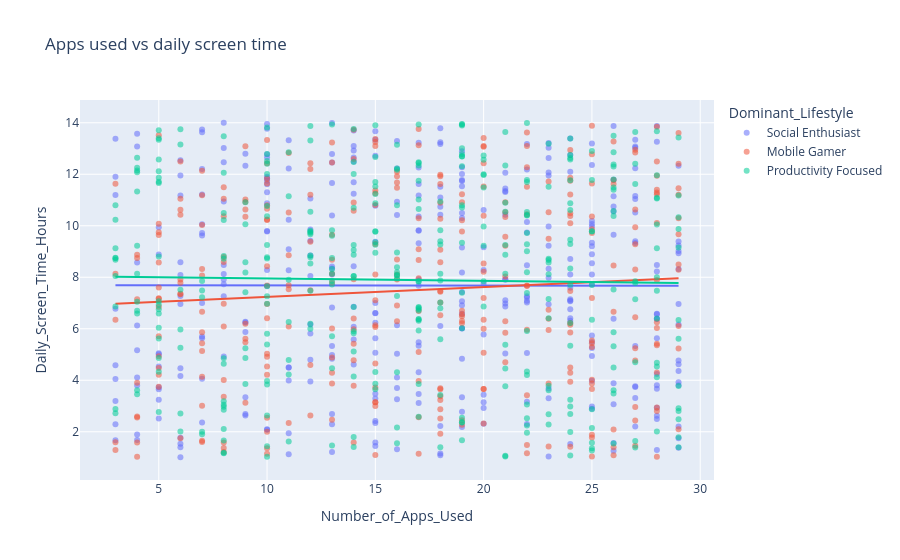
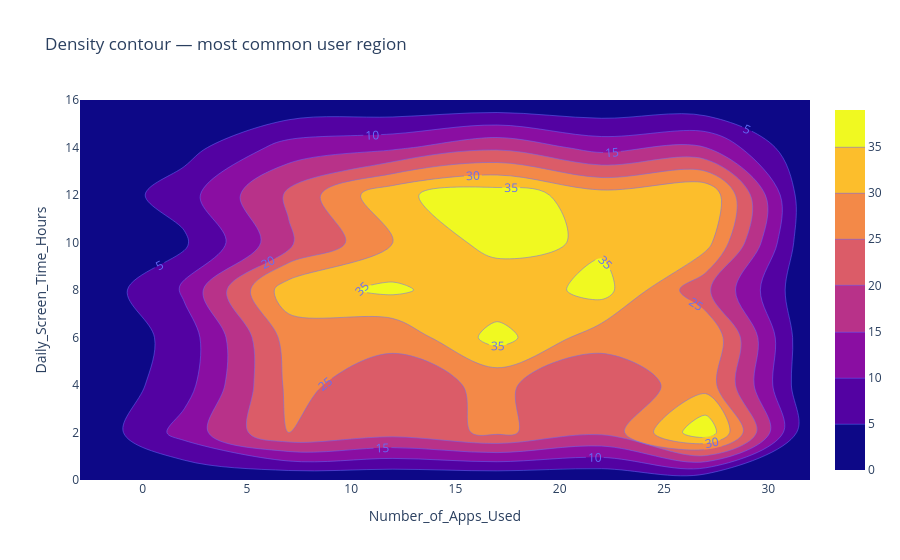

The code cell stored with these charts, in order, in its notebook:
### Code cell
title("Prototype 3 — Relationships and density")
fig = px.scatter(df, x="Number_of_Apps_Used", y="Daily_Screen_Time_Hours", color="Dominant_Lifestyle", opacity=0.55, trendline="ols", hover_data=["Age", "Gender", "Location", "Screen_Time_Segment"], title="Apps used vs daily screen time")
fig.show()
fig = px.density_contour(df, x="Number_of_Apps_Used", y="Daily_Screen_Time_Hours", title="Density contour — most common user region")
fig.update_traces(contours_coloring="fill", contours_showlabels=True)
fig.show()

### Figure 1 — Plotly figure (JSON) as saved in the notebook; plotly's stock layout.template omitted (floating-point values rounded to 4 significant figures; data arrays with more than 128 entries replaced by an {"elided": "..."} marker saying what was removed)
{"data": [{"customdata": {"elided": "338x4 mixed values"}, "hovertemplate": "Dominant_Lifestyle=Social Enthusiast<br>Number_of_Apps_Used=%{x}<br>Daily_Screen_Time_Hours=%{y}<br>Age=%{customdata[0]}<br>Gender=%{customdata[1]}<br>Location=%{customdata[2]}<br>Screen_Time_Segment=%{customdata[3]}<extra></extra>", "legendgroup": "Social Enthusiast", "marker": {"color": "#636efa", "opacity": 0.55, "symbol": "circle"}, "mode": "markers", "name": "Social Enthusiast", "orientation": "v", "showlegend": true, "type": "scatter", "x": {"elided": "338 int values"}, "xaxis": "x", "y": {"elided": "338 float values"}, "yaxis": "y"}, {"hovertemplate": "<b>OLS trendline</b><br>Daily_Screen_Time_Hours = -0.000482493 * Number_of_Apps_Used + 7.68625<br>R<sup>2</sup>=0.000001<br><br>Dominant_Lifestyle=Social Enthusiast<br>Number_of_Apps_Used=%{x}<br>Daily_Screen_Time_Hours=%{y} <b>(trend)</b><extra></extra>", "legendgroup": "Social Enthusiast", "marker": {"color": "#636efa", "symbol": "circle"}, "mode": "lines", "name": "Social Enthusiast", "showlegend": false, "type": "scatter", "x": {"elided": "338 int values"}, "xaxis": "x", "y": {"elided": "338 float values"}, "yaxis": "y"}, {"customdata": {"elided": "313x4 mixed values"}, "hovertemplate": "Dominant_Lifestyle=Mobile Gamer<br>Number_of_Apps_Used=%{x}<br>Daily_Screen_Time_Hours=%{y}<br>Age=%{customdata[0]}<br>Gender=%{customdata[1]}<br>Location=%{customdata[2]}<br>Screen_Time_Segment=%{customdata[3]}<extra></extra>", "legendgroup": "Mobile Gamer", "marker": {"color": "#EF553B", "opacity": 0.55, "symbol": "circle"}, "mode": "markers", "name": "Mobile Gamer", "orientation": "v", "showlegend": true, "type": "scatter", "x": {"elided": "313 int values"}, "xaxis": "x", "y": {"elided": "313 float values"}, "yaxis": "y"}, {"hovertemplate": "<b>OLS trendline</b><br>Daily_Screen_Time_Hours = 0.0380014 * Number_of_Apps_Used + 6.86119<br>R<sup>2</sup>=0.006248<br><br>Dominant_Lifestyle=Mobile Gamer<br>Number_of_Apps_Used=%{x}<br>Daily_Screen_Time_Hours=%{y} <b>(trend)</b><extra></extra>", "legendgroup": "Mobile Gamer", "marker": {"color": "#EF553B", "symbol": "circle"}, "mode": "lines", "name": "Mobile Gamer", "showlegend": false, "type": "scatter", "x": {"elided": "313 int values"}, "xaxis": "x", "y": {"elided": "313 float values"}, "yaxis": "y"}, {"customdata": {"elided": "349x4 mixed values"}, "hovertemplate": "Dominant_Lifestyle=Productivity Focused<br>Number_of_Apps_Used=%{x}<br>Daily_Screen_Time_Hours=%{y}<br>Age=%{customdata[0]}<br>Gender=%{customdata[1]}<br>Location=%{customdata[2]}<br>Screen_Time_Segment=%{customdata[3]}<extra></extra>", "legendgroup": "Productivity Focused", "marker": {"color": "#00cc96", "opacity": 0.55, "symbol": "circle"}, "mode": "markers", "name": "Productivity Focused", "orientation": "v", "showlegend": true, "type": "scatter", "x": {"elided": "349 int values"}, "xaxis": "x", "y": {"elided": "349 float values"}, "yaxis": "y"}, {"hovertemplate": "<b>OLS trendline</b><br>Daily_Screen_Time_Hours = -0.00930593 * Number_of_Apps_Used + 8.05072<br>R<sup>2</sup>=0.000361<br><br>Dominant_Lifestyle=Productivity Focused<br>Number_of_Apps_Used=%{x}<br>Daily_Screen_Time_Hours=%{y} <b>(trend)</b><extra></extra>", "legendgroup": "Productivity Focused", "marker": {"color": "#00cc96", "symbol": "circle"}, "mode": "lines", "name": "Productivity Focused", "showlegend": false, "type": "scatter", "x": {"elided": "349 int values"}, "xaxis": "x", "y": {"elided": "349 float values"}, "yaxis": "y"}], "layout": {"legend": {"title": {"text": "Dominant_Lifestyle"}, "tracegroupgap": 0}, "title": {"text": "Apps used vs daily screen time"}, "xaxis": {"anchor": "y", "domain": [0, 1], "title": {"text": "Number_of_Apps_Used"}}, "yaxis": {"anchor": "x", "domain": [0, 1], "title": {"text": "Daily_Screen_Time_Hours"}}}}

### Figure 2 — Plotly figure (JSON) as saved in the notebook; plotly's stock layout.template omitted (floating-point values rounded to 4 significant figures; data arrays with more than 128 entries replaced by an {"elided": "..."} marker saying what was removed)
{"data": [{"contours": {"coloring": "fill", "showlabels": true}, "hovertemplate": "Number_of_Apps_Used=%{x}<br>Daily_Screen_Time_Hours=%{y}<br>count=%{z}<extra></extra>", "legendgroup": "", "line": {"color": "#636efa"}, "name": "", "showlegend": false, "type": "histogram2dcontour", "x": {"elided": "1000 int values"}, "xaxis": "x", "xbingroup": "x", "y": {"elided": "1000 float values"}, "yaxis": "y", "ybingroup": "y"}], "layout": {"legend": {"tracegroupgap": 0}, "title": {"text": "Density contour — most common user region"}, "xaxis": {"anchor": "y", "domain": [0, 1], "title": {"text": "Number_of_Apps_Used"}}, "yaxis": {"anchor": "x", "domain": [0, 1], "title": {"text": "Daily_Screen_Time_Hours"}}}}
